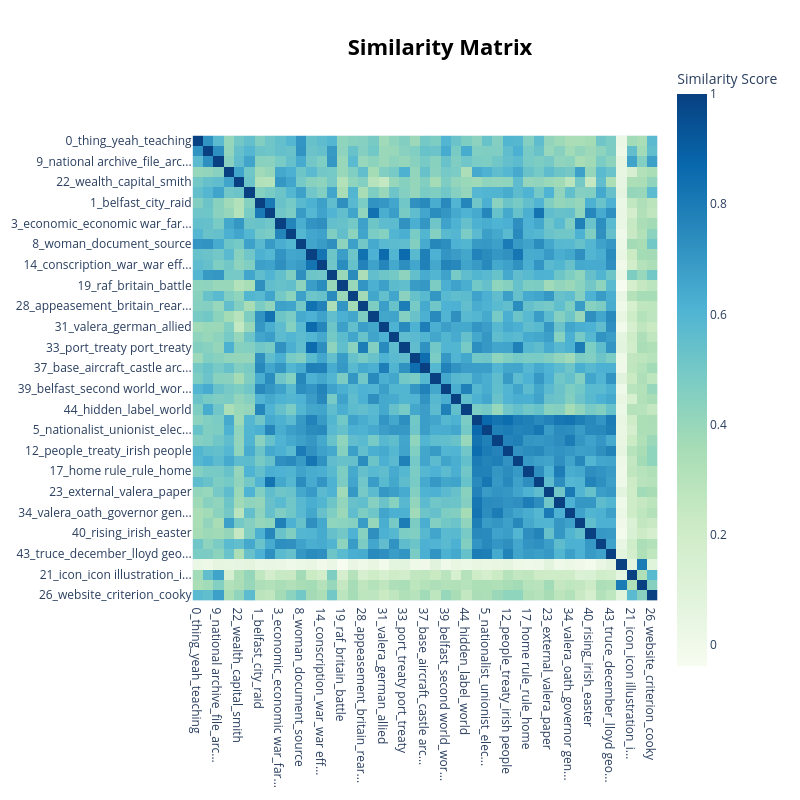

Write notebook code for a chart like this one.
### Code cell
# Option1 heatmap with clustering
print("Creating Option1 topic similarity heatmap...")
option1_heatmap = option1_topic_model_fast.visualize_heatmap(
    n_clusters=4,  # Number of topic clusters to form
)
option1_heatmap.show()

### Figure 1 — Plotly figure (JSON) as saved in the notebook; plotly's stock layout.template omitted (floating-point values rounded to 4 significant figures; data arrays with more than 128 entries replaced by an {"elided": "..."} marker saying what was removed)
{"data": [{"coloraxis": "coloraxis", "hovertemplate": "x: %{x}<br>y: %{y}<br>Similarity Score: %{z}<extra></extra>", "name": "0", "type": "heatmap", "x": ["0_thing_yeah_teaching", "7_tag_lesson_postwar", "9_national archive_file_arc...", "20_bond_debt_guarantee", "22_wealth_capital_smith", "24_debate_committee_oireach...", "1_belfast_city_raid", "2_catholic_belfast_violence", "3_economic_economic war_far...", "6_welfare_labour_welfare st...", "8_woman_document_source", "11_eire_neutrality_war", "14_conscription_war_war eff...", "15_academy_grant_research", "19_raf_britain_battle", "27_john_joseph_boland", "28_appeasement_britain_rear...", "29_ira_ric_auxiliary", "31_valera_german_allied", "32_minister_brooke_basil", "33_port_treaty port_treaty", "36_aircraft_belfast_harland", "37_base_aircraft_castle arc...", "38_wilson_henry_henry wilson", "39_belfast_second world_wor...", "42_guard_home guard_home", "44_hidden_label_world", "4_free state_free_state", "5_nationalist_unionist_elec...", "10_constitution_new constit...", "12_people_treaty_irish people", "13_commonwealth_republic_br...", "17_home rule_rule_home", "18_protestant_catholic_civi...", "23_external_valera_paper", "30_rule_province_british", "34_valera_oath_governor gen...", "35_britain_annuity_free", "40_rising_irish_easter", "41_na_cumann_cumann na", "43_truce_december_lloyd geo...", "16_exceeded caused_nodename...", "21_icon_icon illustration_i...", "25_max_max retries_retries", "26_website_criterion_cooky"], "xaxis": "x", "y": ["0_thing_yeah_teaching", "7_tag_lesson_postwar", "9_national archive_file_arc...", "20_bond_debt_guarantee", "22_wealth_capital_smith", "24_debate_committee_oireach...", "1_belfast_city_raid", "2_catholic_belfast_violence", "3_economic_economic war_far...", "6_welfare_labour_welfare st...", "8_woman_document_source", "11_eire_neutrality_war", "14_conscription_war_war eff...", "15_academy_grant_research", "19_raf_britain_battle", "27_john_joseph_boland", "28_appeasement_britain_rear...", "29_ira_ric_auxiliary", "31_valera_german_allied", "32_minister_brooke_basil", "33_port_treaty port_treaty", "36_aircraft_belfast_harland", "37_base_aircraft_castle arc...", "38_wilson_henry_henry wilson", "39_belfast_second world_wor...", "42_guard_home guard_home", "44_hidden_label_world", "4_free state_free_state", "5_nationalist_unionist_elec...", "10_constitution_new constit...", "12_people_treaty_irish people", "13_commonwealth_republic_br...", "17_home rule_rule_home", "18_protestant_catholic_civi...", "23_external_valera_paper", "30_rule_province_british", "34_valera_oath_governor gen...", "35_britain_annuity_free", "40_rising_irish_easter", "41_na_cumann_cumann na", "43_truce_december_lloyd geo...", "16_exceeded caused_nodename...", "21_icon_icon illustration_i...", "25_max_max retries_retries", "26_website_criterion_cooky"], "yaxis": "y", "z": {"elided": "45x45 float values"}}], "layout": {"coloraxis": {"colorbar": {"title": {"text": "Similarity Score"}}, "colorscale": [[0, "rgb(247,252,240)"], [0.125, "rgb(224,243,219)"], [0.25, "rgb(204,235,197)"], [0.375, "rgb(168,221,181)"], [0.5, "rgb(123,204,196)"], [0.625, "rgb(78,179,211)"], [0.75, "rgb(43,140,190)"], [0.875, "rgb(8,104,172)"], [1, "rgb(8,64,129)"]]}, "height": 800, "hoverlabel": {"bgcolor": "white", "font": {"family": "Rockwell", "size": 16}}, "legend": {"title": {"text": "Trend"}}, "margin": {"t": 60}, "showlegend": true, "title": {"font": {"color": "Black", "size": 22}, "text": "<b>Similarity Matrix</b>", "x": 0.55, "xanchor": "center", "y": 0.95, "yanchor": "top"}, "width": 800, "xaxis": {"anchor": "y", "constrain": "domain", "domain": [0, 1], "scaleanchor": "y"}, "yaxis": {"anchor": "x", "autorange": "reversed", "constrain": "domain", "domain": [0, 1]}}}
